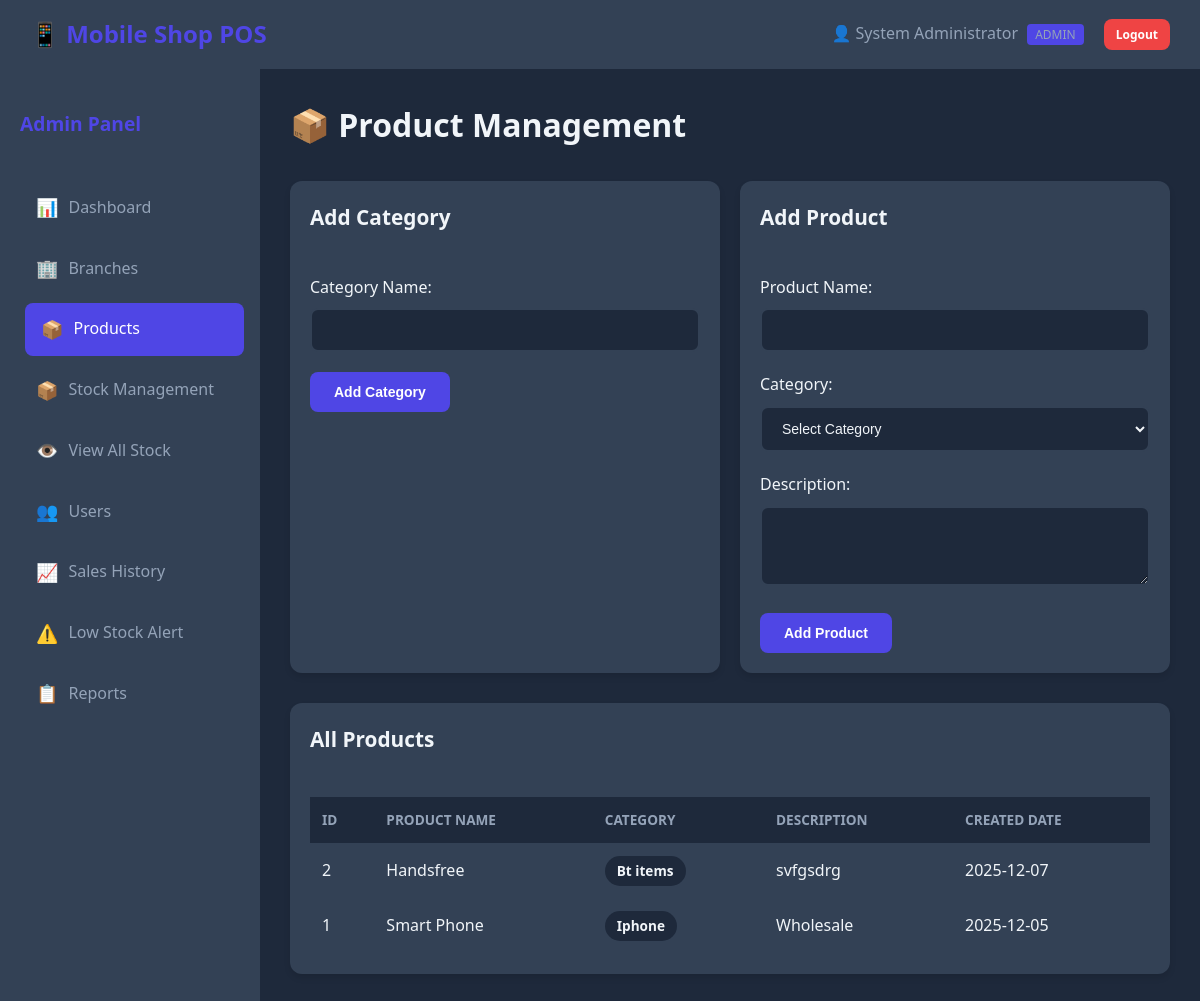
/admin/products.php (signed in), run on the app's committed database.
### tables this page shows
CREATE TABLE `products` (
  `id` int(11) NOT NULL,
  `name` varchar(200) NOT NULL,
  `category_id` int(11) NOT NULL,
  `description` text DEFAULT NULL,
  `created_at` timestamp NOT NULL DEFAULT current_timestamp()
);

CREATE TABLE `categories` (
  `id` int(11) NOT NULL,
  `name` varchar(100) NOT NULL,
  `created_at` timestamp NOT NULL DEFAULT current_timestamp()
);

### admin/products.php (the view, shortened to what this page needs)
<?php
$db = new Database();
$conn = $db->getConnection();
$products = $conn->query("SELECT p.*, c.name as category_name FROM products p
                          JOIN categories c ON p.category_id = c.id
                          ORDER BY p.created_at DESC");
?>
<!DOCTYPE html>
<html lang="en">
<head>
    <link rel="stylesheet" href="../assets/css/style.css">
</head>
<body>
    <?php include '../includes/header.php'; ?>
    <div class="main-container">
        <?php include '../includes/admin_sidebar.php'; ?>
        <div class="content">
            <div class="page-header">
                <h1>📦 Product Management</h1>
            </div>
            <div class="grid-2">
                <div class="card">
                    <div class="card-header">
                        <h2>Add Category</h2>
                    </div>
                    <div class="card-body">
                        <form method="POST" action="">
                            <div class="form-group">
                                <label>Category Name:</label>
                                <input type="text" name="category_name" required class="form-control">
                            </div>
                            <button type="submit" name="add_category" class="btn btn-primary">Add Category</button>
                        </form>
                    </div>
                </div>
                <div class="card">
                    <div class="card-header">
                        <h2>Add Product</h2>
                    </div>
                    <div class="card-body">
                        <form method="POST" action="">
                            <div class="form-group">
                                <label>Product Name:</label>
                                <input type="text" name="product_name" required class="form-control">
                            </div>
                            <div class="form-group">
                                <label>Category:</label>
                                <select name="category_id" required class="form-control">
                                    <option value="">Select Category</option>
                                </select>
                            </div>
                            <div class="form-group">
                                <label>Description:</label>
                                <textarea name="description" class="form-control" rows="3"></textarea>
                            </div>
                            <button type="submit" name="add_product" class="btn btn-primary">Add Product</button>
                        </form>
                    </div>
                </div>
            </div>
            <div class="card">
                <div class="card-header">
                    <h2>All Products</h2>
                </div>
                <div class="card-body">
                    <table class="data-table">
                        <thead>
                            <tr>
                                <th>ID</th>
                                <th>Product Name</th>
                                <th>Category</th>
                                <th>Description</th>
                                <th>Created Date</th>
                            </tr>
                        </thead>
                        <tbody>
                            <?php while($product = $products->fetch_assoc()): ?>
                            <tr>
                                <td><?php echo $product['id']; ?></td>
                                <td><?php echo $product['name']; ?></td>
                                <td><span class="badge"><?php echo $product['category_name']; ?></span></td>
                                <td><?php echo substr($product['description'], 0, 50); ?></td>
                                <td><?php echo date('Y-m-d', strtotime($product['created_at'])); ?></td>
                            </tr>
                            <?php endwhile; ?>
                        </tbody>
                    </table>
                </div>
            </div>
        </div>
    </div>
</body>
</html>

### assets/css/style.css (style rules this page uses)
:root { --primary: #4f46e5; --primary-dark: #4338ca; --success: #10b981; --danger: #ef4444; --warning: #f59e0b; --info: #3b82f6; --dark: #1e293b; --dark-light: #334155; --dark-lighter: #475569; --text: #f1f5f9; --text-muted: #94a3b8; --border: #334155; }
* { margin: 0; padding: 0; box-sizing: border-box; }
body { font-family: 'Segoe UI', Tahoma, Geneva, Verdana, sans-serif; background: var(--dark); color: var(--text); line-height: 1.6; }
.form-group { margin-bottom: 20px; }
.form-group label { display: block; margin-bottom: 8px; font-weight: 500; color: var(--text); }
.form-control { width: 100%; padding: 12px 16px; background: var(--dark); border: 2px solid var(--border); border-radius: 8px; color: var(--text); font-size: 14px; transition: all 0.3s; }
select.form-control { cursor: pointer; }
textarea.form-control { resize: vertical; min-height: 80px; }
.btn { padding: 12px 24px; border: none; border-radius: 8px; font-size: 14px; font-weight: 600; cursor: pointer; transition: all 0.3s; text-decoration: none; display: inline-block; text-align: center; }
.btn-primary { background: var(--primary); color: white; }
.main-container { display: flex; min-height: 100vh; }
.content { flex: 1; padding: 30px; background: var(--dark); overflow-y: auto; }
.page-header { margin-bottom: 30px; }
.page-header h1 { font-size: 2em; margin-bottom: 10px; }
.card { background: var(--dark-light); border-radius: 12px; margin-bottom: 30px; box-shadow: 0 4px 6px rgba(0,0,0,0.1); }
.card-header { padding: 20px; border-bottom: 1px solid var(--border); display: flex; justify-content: space-between; align-items: center; }
.card-header h2 { font-size: 1.3em; }
.card-body { padding: 20px; }
.data-table { width: 100%; border-collapse: collapse; }
.data-table thead { background: var(--dark); }
.data-table th, .data-table td { padding: 12px; text-align: left; border-bottom: 1px solid var(--border); }
.data-table th { font-weight: 600; text-transform: uppercase; font-size: 0.85em; color: var(--text-muted); }
.badge { display: inline-block; padding: 4px 12px; border-radius: 20px; font-size: 0.85em; font-weight: 600; background: var(--dark); color: var(--text); }
.grid-2 { display: grid; grid-template-columns: 1fr 1fr; gap: 20px; }

### data on the page
products: id "2", name "Handsfree", category.name "Bt items", description "svfgsdrg", created_at "2025-12-07"
products: id "1", name "Smart Phone", category.name "Iphone", description "Wholesale", created_at "2025-12-05"

### other printed values
SITE_NAME "Mobile Shop POS"
$_SESSION['full_name'] "System Administrator"
